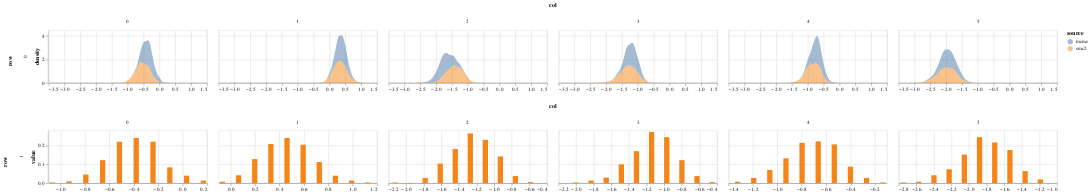

The notebook cell saved with this chart:
### Code cell
param = 'alpha'
df = get_post_df(ps_mcmc[param]) 
df['source'] = 'mcmc'


df3 = get_post_df(ps_smc2[param]) 
df3['source'] = 'smc2'

plot_density(pd.concat([df, df3]), height=100) & alpha_hist.properties(height=100)

### Figure 1 — Vega-Lite specification as saved in the notebook (floating-point values rounded to 4 significant figures; data arrays with more than 128 entries replaced by an {"elided": "..."} marker saying what was removed)
{"config": {"view": {"continuousWidth": 400, "continuousHeight": 300}}, "vconcat": [{"data": {"name": "data-de40c50e2490253cd95904a8ced752c7"}, "mark": {"type": "area", "opacity": 0.5}, "encoding": {"color": {"type": "nominal", "field": "source"}, "column": {"type": "quantitative", "field": "col"}, "row": {"type": "quantitative", "field": "row"}, "x": {"type": "quantitative", "field": "value", "title": null}, "y": {"type": "quantitative", "field": "density"}}, "height": 100, "resolve": {"scale": {"x": "independent"}}, "transform": [{"fold": ["value"]}, {"density": "value", "groupby": ["cn", "row", "col", "source"]}], "width": 300}, {"data": {"name": "data-b71b7c3142f6a31c943d36d0e24828c9"}, "mark": {"type": "bar", "width": 10}, "encoding": {"color": {"type": "nominal", "field": "source"}, "column": {"type": "quantitative", "field": "col"}, "row": {"type": "quantitative", "field": "row"}, "x": {"type": "quantitative", "field": "bin", "title": null}, "y": {"type": "quantitative", "field": "value"}}, "height": 100, "resolve": {"scale": {"x": "independent"}}, "width": 300}], "$schema": "https://vega.github.io/schema/vega-lite/v4.8.1.json", "datasets": {"data-de40c50e2490253cd95904a8ced752c7": {"elided": "9000 records"}, "data-b71b7c3142f6a31c943d36d0e24828c9": [{"value": 0.004, "bin": -1.07, "col": 0, "row": 1, "source": "smc2"}, {"value": 0.01, "bin": -0.9322, "col": 0, "row": 1, "source": "smc2"}, {"value": 0.046, "bin": -0.7943, "col": 0, "row": 1, "source": "smc2"}, {"value": 0.122, "bin": -0.6565, "col": 0, "row": 1, "source": "smc2"}, {"value": 0.22, "bin": -0.5186, "col": 0, "row": 1, "source": "smc2"}, {"value": 0.24, "bin": -0.3808, "col": 0, "row": 1, "source": "smc2"}, {"value": 0.22, "bin": -0.2429, "col": 0, "row": 1, "source": "smc2"}, {"value": 0.084, "bin": -0.1051, "col": 0, "row": 1, "source": "smc2"}, {"value": 0.04, "bin": 0.03278, "col": 0, "row": 1, "source": "smc2"}, {"value": 0.014, "bin": 0.1706, "col": 0, "row": 1, "source": "smc2"}, {"value": 0.008, "bin": -0.06846, "col": 1, "row": 1, "source": "smc2"}, {"value": 0.042, "bin": 0.06406, "col": 1, "row": 1, "source": "smc2"}, {"value": 0.128, "bin": 0.1966, "col": 1, "row": 1, "source": "smc2"}, {"value": 0.208, "bin": 0.3291, "col": 1, "row": 1, "source": "smc2"}, {"value": 0.24, "bin": 0.4616, "col": 1, "row": 1, "source": "smc2"}, {"value": 0.204, "bin": 0.5941, "col": 1, "row": 1, "source": "smc2"}, {"value": 0.112, "bin": 0.7266, "col": 1, "row": 1, "source": "smc2"}, {"value": 0.04, "bin": 0.8592, "col": 1, "row": 1, "source": "smc2"}, {"value": 0.014, "bin": 0.9917, "col": 1, "row": 1, "source": "smc2"}, {"value": 0.004, "bin": 1.124, "col": 1, "row": 1, "source": "smc2"}, {"value": 0.004, "bin": -2.126, "col": 2, "row": 1, "source": "smc2"}, {"value": 0.002, "bin": -1.955, "col": 2, "row": 1, "source": "smc2"}, {"value": 0.028, "bin": -1.784, "col": 2, "row": 1, "source": "smc2"}, {"value": 0.104, "bin": -1.613, "col": 2, "row": 1, "source": "smc2"}, {"value": 0.182, "bin": -1.443, "col": 2, "row": 1, "source": "smc2"}, {"value": 0.264, "bin": -1.272, "col": 2, "row": 1, "source": "smc2"}, {"value": 0.23, "bin": -1.101, "col": 2, "row": 1, "source": "smc2"}, {"value": 0.142, "bin": -0.93, "col": 2, "row": 1, "source": "smc2"}, {"value": 0.038, "bin": -0.7591, "col": 2, "row": 1, "source": "smc2"}, {"value": 0.006, "bin": -0.5883, "col": 2, "row": 1, "source": "smc2"}, {"value": 0.004, "bin": -2.003, "col": 3, "row": 1, "source": "smc2"}, {"value": 0.014, "bin": -1.831, "col": 3, "row": 1, "source": "smc2"}, {"value": 0.03, "bin": -1.659, "col": 3, "row": 1, "source": "smc2"}, {"value": 0.1, "bin": -1.487, "col": 3, "row": 1, "source": "smc2"}, {"value": 0.17, "bin": -1.315, "col": 3, "row": 1, "source": "smc2"}, {"value": 0.272, "bin": -1.143, "col": 3, "row": 1, "source": "smc2"}, {"value": 0.244, "bin": -0.9712, "col": 3, "row": 1, "source": "smc2"}, {"value": 0.122, "bin": -0.7991, "col": 3, "row": 1, "source": "smc2"}, {"value": 0.038, "bin": -0.6271, "col": 3, "row": 1, "source": "smc2"}, {"value": 0.006, "bin": -0.455, "col": 3, "row": 1, "source": "smc2"}, {"value": 0.008, "bin": -1.327, "col": 4, "row": 1, "source": "smc2"}, {"value": 0.028, "bin": -1.194, "col": 4, "row": 1, "source": "smc2"}, {"value": 0.07, "bin": -1.062, "col": 4, "row": 1, "source": "smc2"}, {"value": 0.132, "bin": -0.9297, "col": 4, "row": 1, "source": "smc2"}, {"value": 0.214, "bin": -0.7974, "col": 4, "row": 1, "source": "smc2"}, {"value": 0.222, "bin": -0.665, "col": 4, "row": 1, "source": "smc2"}, {"value": 0.206, "bin": -0.5327, "col": 4, "row": 1, "source": "smc2"}, {"value": 0.088, "bin": -0.4004, "col": 4, "row": 1, "source": "smc2"}, {"value": 0.028, "bin": -0.2681, "col": 4, "row": 1, "source": "smc2"}, {"value": 0.004, "bin": -0.1358, "col": 4, "row": 1, "source": "smc2"}, {"value": 0.004, "bin": -2.744, "col": 5, "row": 1, "source": "smc2"}, {"value": 0.008, "bin": -2.571, "col": 5, "row": 1, "source": "smc2"}, {"value": 0.042, "bin": -2.399, "col": 5, "row": 1, "source": "smc2"}, {"value": 0.074, "bin": -2.226, "col": 5, "row": 1, "source": "smc2"}, {"value": 0.152, "bin": -2.054, "col": 5, "row": 1, "source": "smc2"}, {"value": 0.244, "bin": -1.881, "col": 5, "row": 1, "source": "smc2"}, {"value": 0.216, "bin": -1.708, "col": 5, "row": 1, "source": "smc2"}, {"value": 0.176, "bin": -1.536, "col": 5, "row": 1, "source": "smc2"}, {"value": 0.064, "bin": -1.363, "col": 5, "row": 1, "source": "smc2"}, {"value": 0.02, "bin": -1.19, "col": 5, "row": 1, "source": "smc2"}]}}
